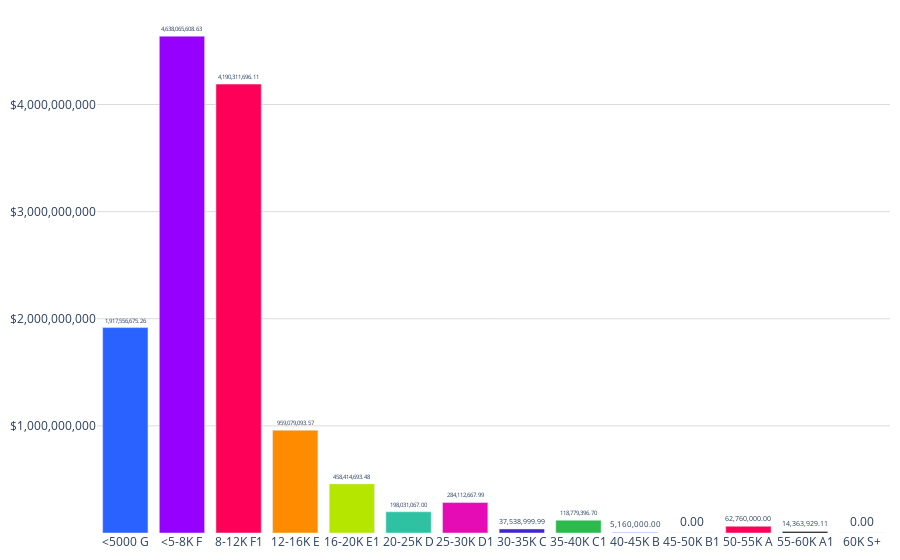

The notebook cell saved with this chart:
### Code cell
pd.options.display.float_format = '{:,.2f}'.format # Mostrar comas como separadores de miles y dos decimales
colores = ['#2962ff', '#9500ff', '#ff0059', '#ff8c00', '#b4e600', '#2EC2A2','#E50CB6','#4225CF','#2CBA4D','#2962ff', '#9500ff', '#ff0059']

fig = go.Figure()
fig.add_trace(go.Bar(
    x=df_volumen_ms_parejas['Label'],  # Eje x: Categoría
    y=df_volumen_ms_parejas['Suma_Volumen'],  # Eje y: Cantidad
    text=df_volumen_ms_parejas['Suma_Volumen'].apply(lambda x: '{:,.2f}'.format(x)),  # Texto con el formato deseado
    textposition='outside',  # Posición del texto (parte superior de las barras)
    marker_color=colores,  # Especifica los colores de las barras
))
fig.update_layout(
    #title='Volumen del mercado salarial de parejas',  # Título de la gráfica
    title_x=0.5,
    yaxis=dict(
        #title='Total valor',  # Título del eje y
        tickvals=[1000000000, 2000000000, 3000000000, 4000000000, 5000000000],  # Posiciones de las líneas del eje y
        ticktext=['$1,000,000,000', '$2,000,000,000', '$3,000,000,000', '$4,000,000,000', '$5,000,000,000'],  # Etiquetas de las líneas del eje y
        gridcolor='#dddcda', # Color de las líneas que dividen los rangos del eje Y
        gridwidth=1, # Ancho de las líneas que dividen los rangos del eje Y
    ),
    margin=dict(l=10, r=10, t=10, b=10),  # Ajusta los márgenes (left, right, top, bottom)        
    plot_bgcolor='rgba(0,0,0,0)',  # Color de fondo del gráfico
)

# Exportar gráfica como archivo HTML
def guardar_grafico_como_html(fig, nombre_archivo,  carpeta='assets/graficas'):
    # Crear la carpeta si no existe
    if not os.path.exists(carpeta):
        os.makedirs(carpeta)
    
    # Gráfica como archivo HTML en la carpeta especificada
    pio.write_html(fig, f'{carpeta}/{nombre_archivo}.html')

# Exportar
guardar_grafico_como_html(fig, 'g_bar_mercadosalario_parejas_vol',  carpeta='assets/graficas')

fig.show()

### Figure 1 — Plotly figure (JSON) as saved in the notebook; plotly's stock layout.template omitted (floating-point values rounded to 4 significant figures)
{"data": [{"marker": {"color": ["#2962ff", "#9500ff", "#ff0059", "#ff8c00", "#b4e600", "#2EC2A2", "#E50CB6", "#4225CF", "#2CBA4D", "#2962ff", "#9500ff", "#ff0059"]}, "text": ["1,917,556,675.26", "4,638,065,608.63", "4,190,311,696.11", "959,079,093.57", "458,414,693.48", "198,031,067.00", "284,112,667.99", "37,538,999.99", "118,779,396.70", "5,160,000.00", "0.00", "62,760,000.00", "14,363,929.11", "0.00"], "textposition": "outside", "type": "bar", "x": ["<5000 G", "<5-8K F", "8-12K F1", "12-16K E", "16-20K E1", "20-25K D", "25-30K D1", "30-35K C", "35-40K C1", "40-45K B", "45-50K B1", "50-55K A", "55-60K A1", "60K S+"], "y": [1918000000.0, 4638000000.0, 4190000000.0, 959100000.0, 458400000.0, 198031067, 284100000.0, 37540000.0, 118800000.0, 5160000, 0, 62760000, 14360000.0, 0]}], "layout": {"margin": {"b": 10, "l": 10, "r": 10, "t": 10}, "plot_bgcolor": "rgba(0,0,0,0)", "title": {"x": 0.5}, "yaxis": {"gridcolor": "#dddcda", "gridwidth": 1, "ticktext": ["$1,000,000,000", "$2,000,000,000", "$3,000,000,000", "$4,000,000,000", "$5,000,000,000"], "tickvals": [1000000000, 2000000000, 3000000000, 4000000000, 5000000000]}}}
